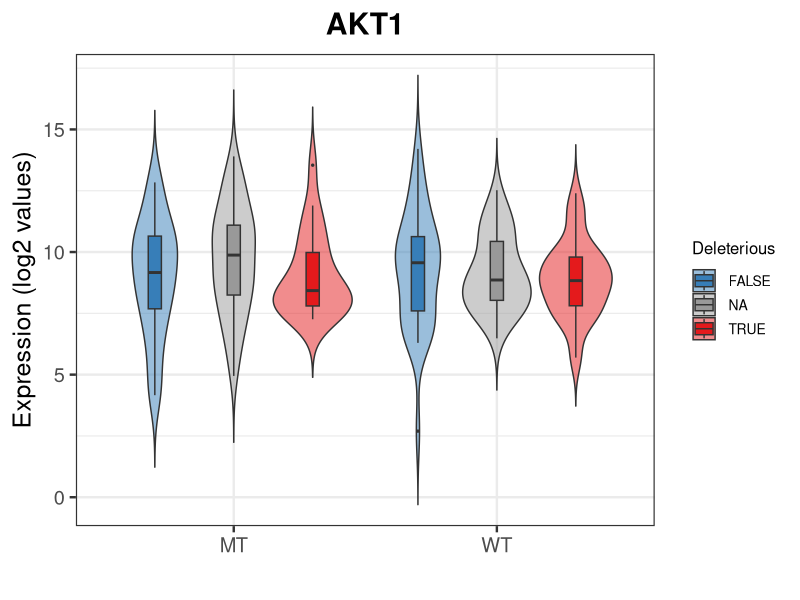
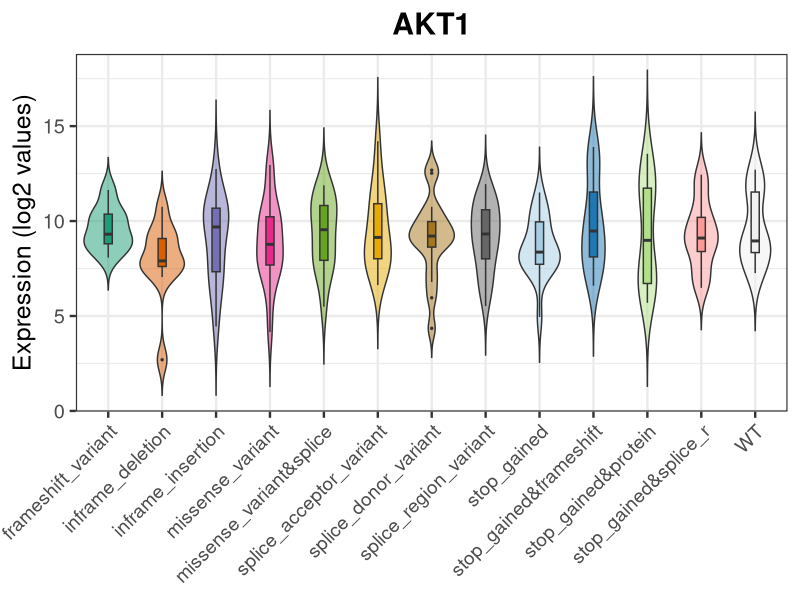
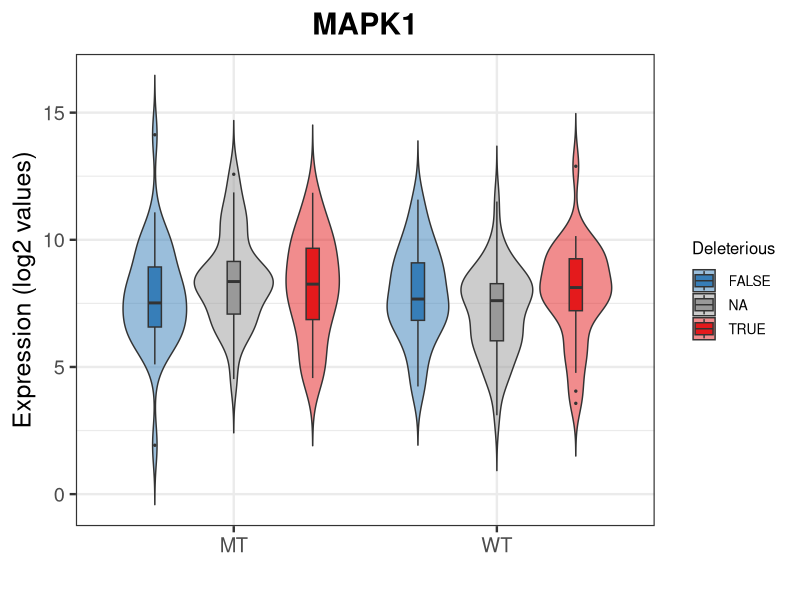
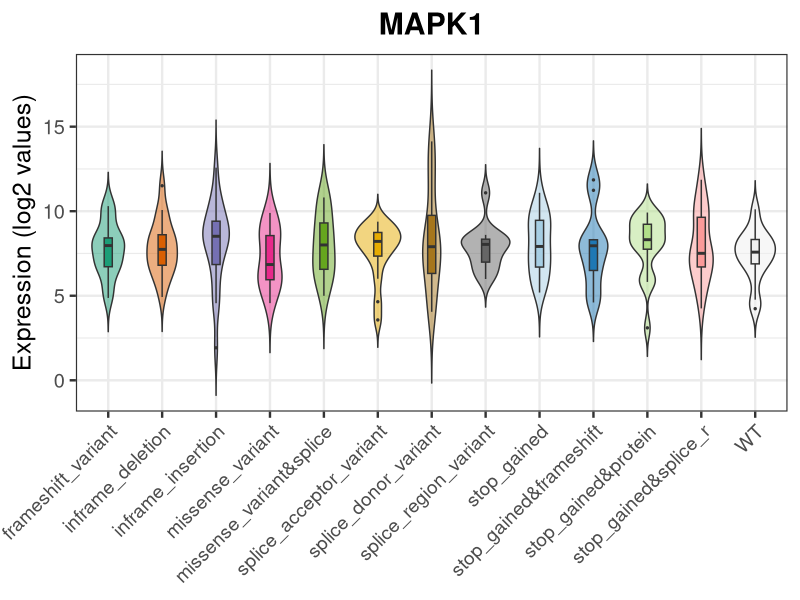
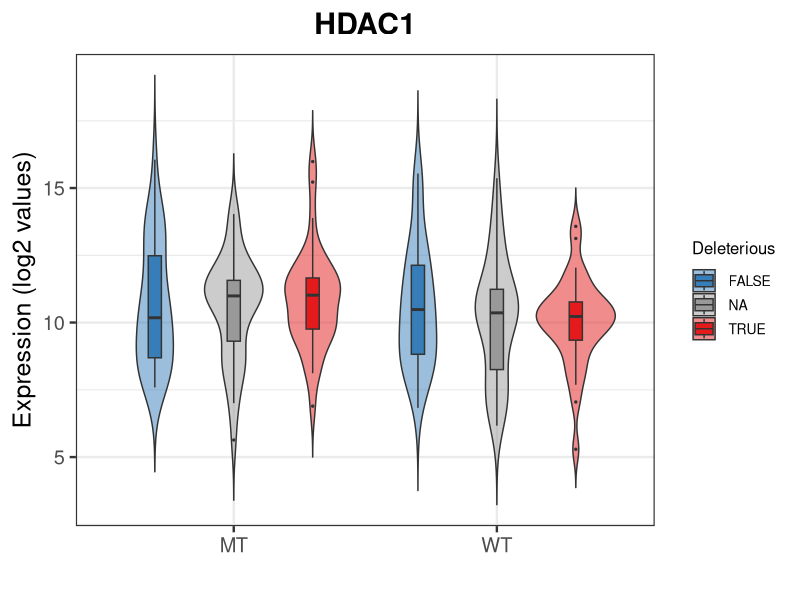
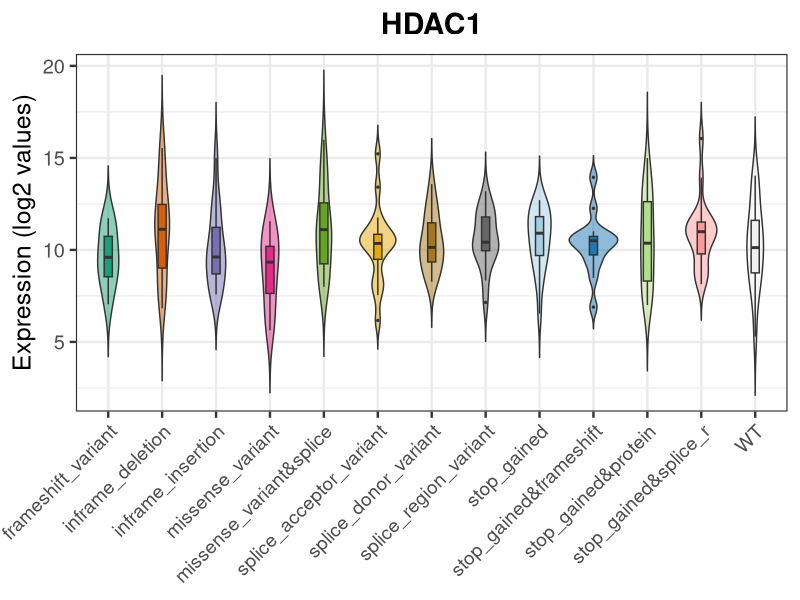
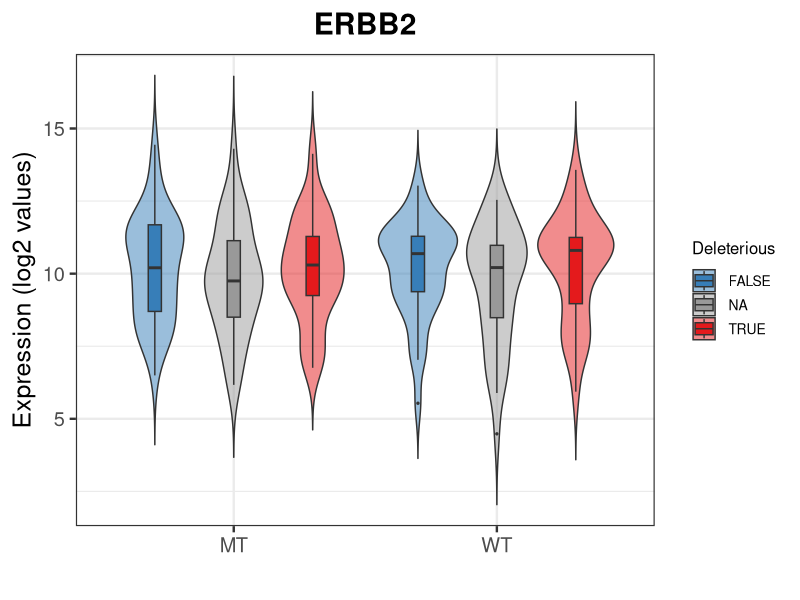
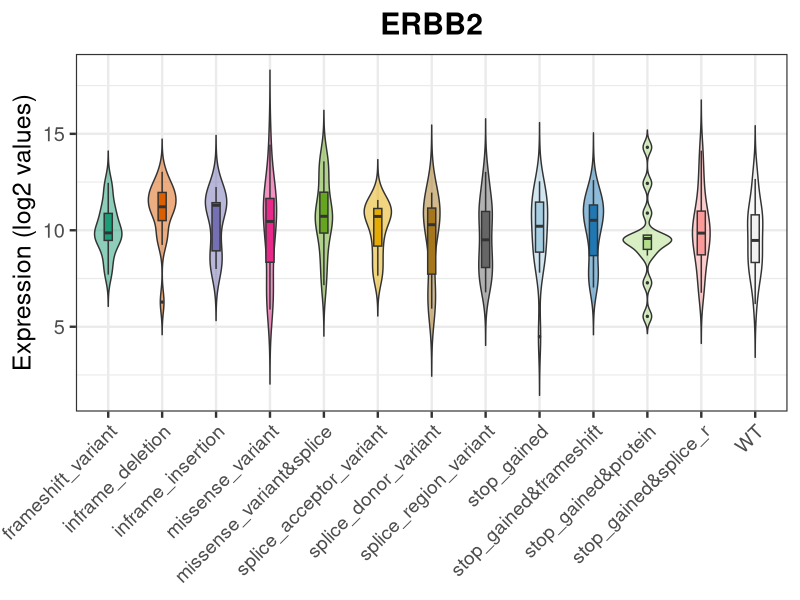

Reproduce these figures in R, in order.
# ============================================================
# Comparative Expression–Mutation Plots for AKKT1, MAPK1, HDAC1, ERBB2
# R
# source("process/AKT1_MAPK1_HDAC1_ERBB2_real_color_analysis.R")
# ============================================================
library(ggplot2)
library(dplyr)

set.seed(123)

# Ensure output directory exists
out_dir <- "../ACGNN/data"
if (!dir.exists(out_dir)) dir.create(out_dir, recursive = TRUE)

# -----------------------------
# Function to generate mock data
# -----------------------------
simulate_gene_data <- function(gene_name) {
  data.frame(
    Gene = gene_name,
    Expression = rnorm(200, runif(1, 8, 12), 2),
    Mutation_Status = rep(c("WT", "MT"), each = 100),
    Deleterious = sample(c("TRUE", "FALSE", "NA"), 200, replace = TRUE),
    Variant_Classification = sample(c(
      "frameshift_variant", "inframe_deletion", "inframe_insertion",
      "missense_variant", "missense_variant&splice", "splice_acceptor_variant",
      "splice_donor_variant", "splice_region_variant", "stop_gained",
      "stop_gained&frameshift", "stop_gained&protein", "stop_gained&splice_r",
      "WT"
    ), 200, replace = TRUE)
  )
}

# Combine simulated datasets for all four genes
df_all <- bind_rows(
  simulate_gene_data("AKT1"),
  simulate_gene_data("MAPK1"),
  simulate_gene_data("HDAC1"),
  simulate_gene_data("ERBB2")
)

# -----------------------------
# Color palettes
# -----------------------------
deleterious_colors <- c("TRUE" = "#E41A1C", "FALSE" = "#377EB8", "NA" = "#999999")
variant_colors <- c(
  "frameshift_variant" = "#1B9E77",
  "inframe_deletion" = "#D95F02",
  "inframe_insertion" = "#7570B3",
  "missense_variant" = "#E7298A",
  "missense_variant&splice" = "#66A61E",
  "splice_acceptor_variant" = "#E6AB02",
  "splice_donor_variant" = "#A6761D",
  "splice_region_variant" = "#666666",
  "stop_gained" = "#A6CEE3",
  "stop_gained&frameshift" = "#1F78B4",
  "stop_gained&protein" = "#B2DF8A",
  "stop_gained&splice_r" = "#FB9A99",
  "WT" = "#F0F0F0"
)

# -----------------------------
# Function to plot and save figures
# -----------------------------
plot_gene_panels <- function(df, gene_name, out_dir) {
  df_gene <- df %>% filter(Gene == gene_name)
  
  # Panel C: WT vs MT, colored by Deleterious
  pC <- ggplot(df_gene %>% filter(Mutation_Status %in% c("WT", "MT")),
               aes(x = Mutation_Status, y = Expression, fill = Deleterious)) +
    geom_violin(trim = FALSE, alpha = 0.5) +
    geom_boxplot(width = 0.15, outlier.size = 0.5,
                 position = position_dodge(width = 0.9)) +
    scale_fill_manual(values = deleterious_colors) +
    # labs(title = paste0(gene_name, " Expression by Mutation Status"),
    labs(title = gene_name,
         x = "", y = "Expression (log2 values)") +
    theme_bw(base_size = 18) +
    theme(legend.title = element_text(size = 12),
          legend.text = element_text(size = 10),
          plot.title = element_text(hjust = 0.5, face = "bold"))
  
  # Panel D: Expression by Variant Classification
  pD <- ggplot(df_gene, aes(x = Variant_Classification, y = Expression,
                            fill = Variant_Classification)) +
    geom_violin(trim = FALSE, alpha = 0.5) +
    geom_boxplot(width = 0.15, outlier.size = 0.5,
                 position = position_dodge(width = 0.9)) +
    scale_fill_manual(values = variant_colors) +
    # labs(title = paste0(gene_name, " Expression by Variant Classification"),
    labs(title = gene_name,
         x = NULL, y = "Expression (log2 values)") +
    theme_bw(base_size = 18) +
    theme(axis.text.x = element_text(angle = 45, hjust = 1, size = 14),
          legend.position = "none",
          plot.title = element_text(hjust = 0.5, face = "bold"))
  
  # Display plots
  print(pC)
  print(pD)
  
  # -----------------------------
  # Save to "data/" directory
  # -----------------------------
  ggsave(file.path(out_dir, paste0("PanelC_", gene_name, ".png")), pC, width = 6, height = 5, dpi = 300)
  ggsave(file.path(out_dir, paste0("PanelD_", gene_name, ".png")), pD, width = 8, height = 5, dpi = 300)
  ggsave(file.path(out_dir, paste0("PanelC_", gene_name, ".pdf")), pC, width = 6, height = 5)
  ggsave(file.path(out_dir, paste0("PanelD_", gene_name, ".pdf")), pD, width = 8, height = 5)
  
  message(paste("Plots saved for", gene_name, "in", out_dir))
}

# -----------------------------
# Run for all four genes
# -----------------------------
genes <- c("AKT1", "MAPK1", "HDAC1", "ERBB2")
for (g in genes) {
  plot_gene_panels(df_all, g, out_dir)
}
